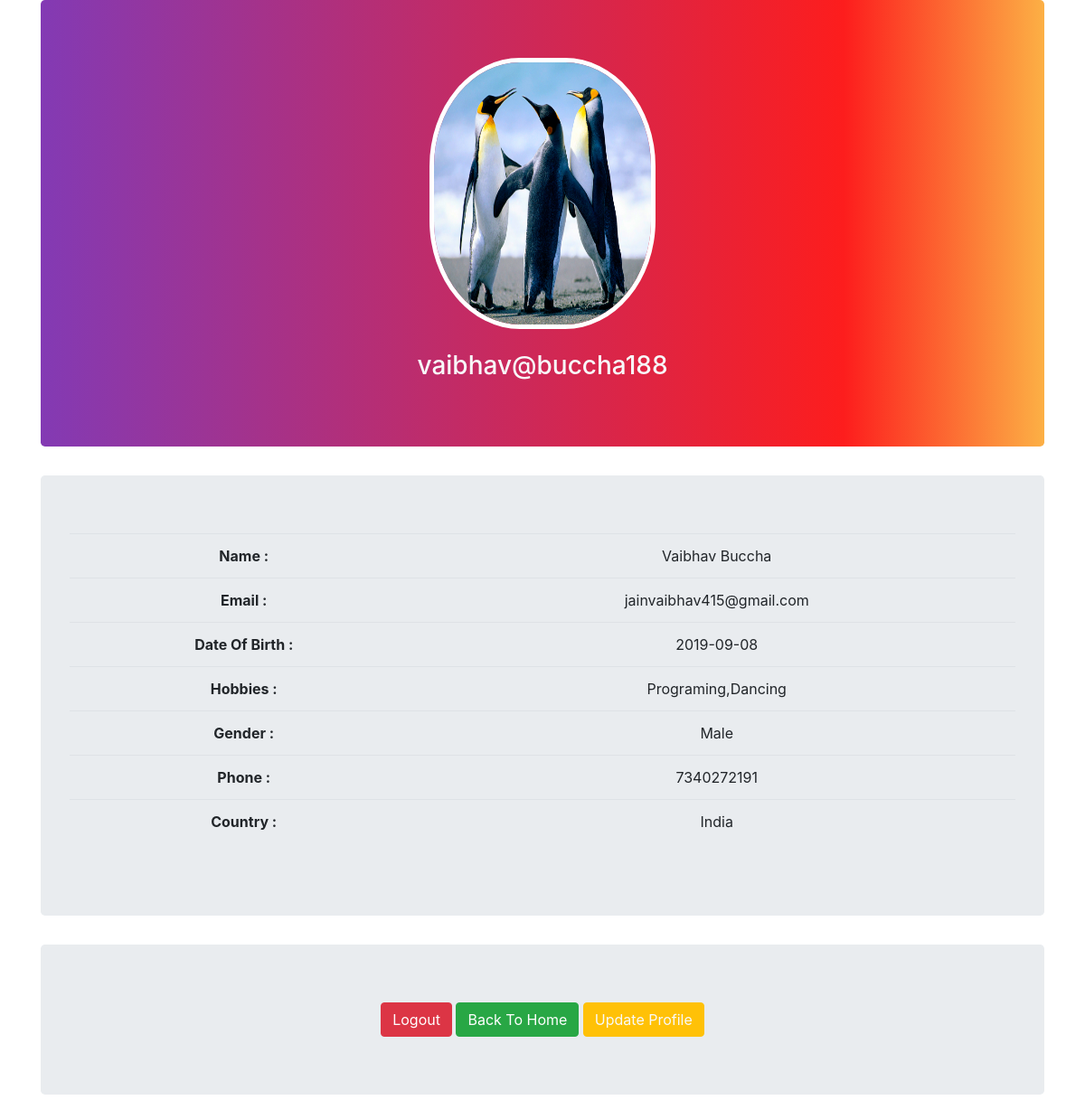
/task1/profile.php (signed in), run on the app's committed database.
### tables this page shows
CREATE TABLE `user` (
  `id` int(11) NOT NULL,
  `name` varchar(255) NOT NULL,
  `email` varchar(300) NOT NULL,
  `password` varchar(400) NOT NULL,
  `dob` varchar(100) NOT NULL,
  `hobbies` varchar(300) NOT NULL,
  `gender` varchar(255) NOT NULL,
  `phone` varchar(10) NOT NULL,
  `country` varchar(100) NOT NULL,
  `username` varchar(100) NOT NULL,
  `image` varchar(1000) NOT NULL
);

### task1/profile.php (the view, shortened to what this page needs)
<?php
include_once "profile/profile_header.php";
$user = $_SESSION['user'];
$select_user = "SELECT * FROM user WHERE username='$user'";
$result_check_user = mysqli_query($con,$select_user);
$get_profile = mysqli_fetch_array($result_check_user);
?>
<div class="container">
    <div class="jumbotron top-banner">
        <div align="center">
            <img src="<?php echo $get_profile['image']; ?>" class="profile_pic" alt="">
        </div>
        <br>
        <div align="center" class="text-light">
            <h3><?php echo $get_profile['username']; ?></h3>
        </div>
    </div>
    <div class="jumbotron">
    <table class="table table-hover  text-center" align="center">
        <tr>
        <th>Name :</th>
        <td><?php echo $get_profile['name']; ?></td>
        </tr>
        <tr>
        <th>Email :</th>
        <td><?php echo $get_profile['email']; ?></td>
        </tr>
        <tr>
        <th>Date Of Birth :</th>
        <td><?php echo $get_profile['dob']; ?></td>
        </tr>
        <tr>
        <th>Hobbies :</th>
        <td><?php echo $get_profile['hobbies']; ?></td>
        </tr>
        <tr>
        <th>Gender :</th>
        <td><?php echo $get_profile['gender']; ?></td>
        </tr>
        <tr>
        <th>Phone :</th>
        <td><?php echo $get_profile['phone']; ?></td>
        </tr>
        <tr>
        <th>Country :</th>
        <td><?php echo $get_profile['country']; ?></td>
        </tr>
    </table>
    </div>
    <div class="jumbotron" align="center">
        <a href="logout.php" class="btn btn-danger">Logout</a>
        <a href="welcome.php" class="btn btn-success">Back To Home</a>
        <a href="update.php" class="btn btn-warning text-light">Update Profile</a>
    </div>
</div>

### task1/css/profile.css (style rules this page uses)
.top-banner { background: linear-gradient(90deg, rgba(131,58,180,1) 0%, rgba(253,29,29,1) 80%, rgba(252,176,69,1) 100%); }
.profile_pic { width: 250px; height: 300px; border-radius: 40%; border: 5px solid white; }

### data on the page
user: image (picture), username "vaibhav@buccha188", name "Vaibhav Buccha", email "jainvaibhav415@gmail.com", dob "2019-09-08", hobbies "Programing,Dancing", gender "Male", phone "7340272191", country "India"
